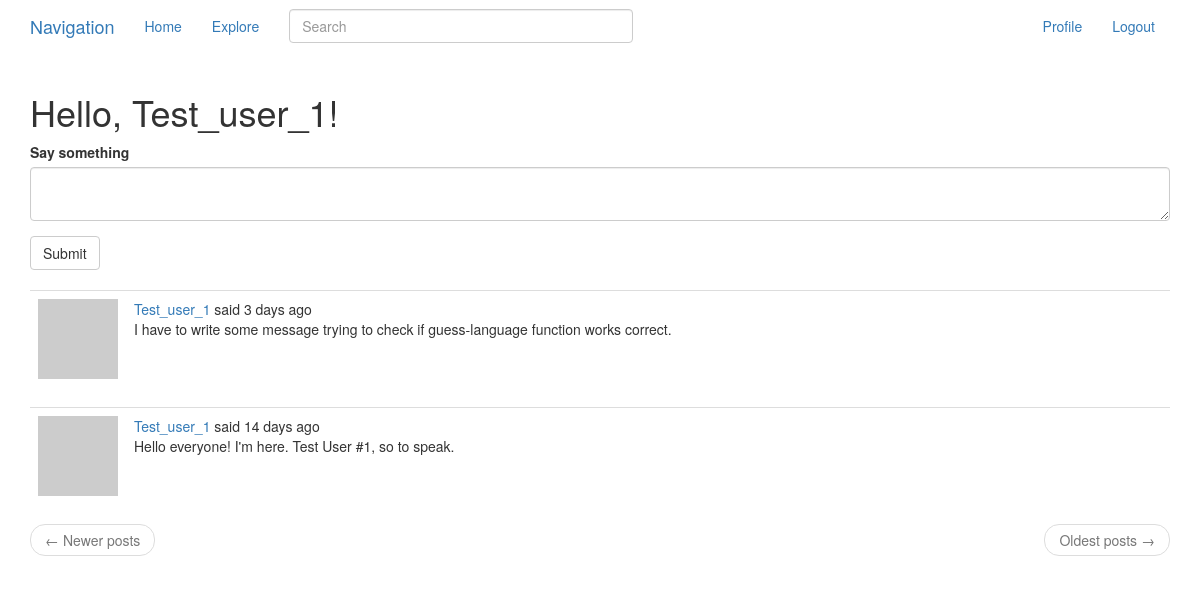
The page /index (signed in) on the database as committed earlier.
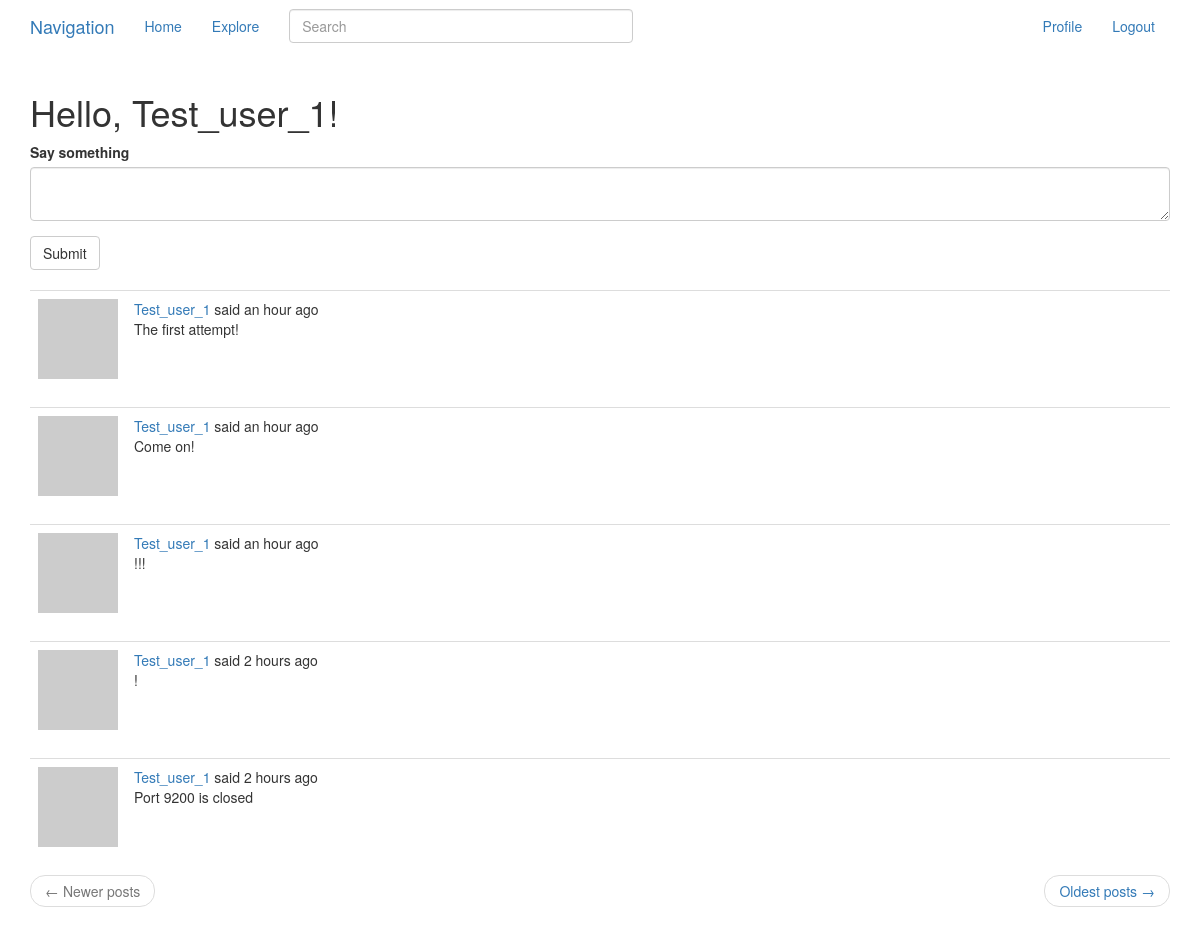
The same page on the database as committed later.
### app/models.py (models this page shows, shortened)
class SearchableMixin(object):
    @classmethod
    def before_commit(cls, session):
        session._changes = {
            'add': list(session.new),
            'update': list(session.dirty),
            'delete': list(session.deleted)
        }
    @classmethod
    def after_commit(cls, session):
        for obj in session._changes['add']:
            if isinstance(obj, SearchableMixin):
                add_to_index(obj.__tablename__, obj)
        for obj in session._changes['update']:
            if isinstance(obj, SearchableMixin):
                add_to_index(obj.__tablename__, obj)
        for obj in session._changes['delete']:
            if isinstance(obj, SearchableMixin):
                remove_from_index(obj.__tablename__, obj)
        session._changes = None

class Post(SearchableMixin, db.Model):
    __searchable__ = ['body']
    id = db.Column(db.Integer, primary_key = True)
    body = db.Column(db.String(140))
    timestamp = db.Column(db.DateTime, index = True, default = datetime.utcnow)
    user_id = db.Column(db.Integer, db.ForeignKey('user.id'))
    language = db.Column(db.String(8))

### app/routes.py (the view, shortened to what this page needs)
@app.route('/', methods = ['GET', 'POST'])
@app.route('/index', methods = ['GET', 'POST'])
@login_required
def index():
    form = PostForm()
    page = request.args.get('page', 1, type = int)
    posts = current_user.followed_posts()\
        .paginate(page = page, per_page = app.config['POSTS_PER_PAGE'], error_out = False)
    next_page = url_for('index', page = posts.next_num) if posts.has_next else None
    prev_page = url_for('index', page = posts.prev_num) if posts.has_prev else None
    return render_template('index.html', title = _('Home'),
                           form = form, posts = posts.items,
                           next_page = next_page, prev_page = prev_page)

### app/forms.py
class SearchForm(FlaskForm):
    q = StringField(_('Search'), validators = [DataRequired()])
    def __init__(self, *args, **kwargs):
        if 'formdata' not in kwargs:
            kwargs['formdata'] = request.args
        if 'csrf_enabled' not in kwargs:
            kwargs['csrf_enabled'] = False
        super(SearchForm, self).__init__(*args, **kwargs)

class PostForm(FlaskForm):
    post = TextAreaField(_babel('Say something'), validators=[DataRequired(), Length(min = 1, max = 140)])
    submit = SubmitField()

### app/models.py (called while the page is built)
@login.user_loader
def load_user(id):
    return User.query.get(int(id))

    def avatar(self, size):
        digest = md5(self.email.lower().encode('utf-8')).hexdigest()
        return 'https://www.gravatar.com/avatar/{}?d=robohash&s={}'.format(digest, size)

    def followed_posts(self):
        followed = Post.query\
            .join(followers, (followers.c.followed_id == Post.user_id))\
            .filter(followers.c.followed_id == self.id)
        own = Post.query.filter_by(user_id = self.id)
        return followed.union(own).order_by(Post.timestamp.desc())

### app/templates/index.html
{% extends "_layout.html" %}
{% import 'bootstrap/wtf.html' as wtf %}
{% block app_content %}
    <h1>{{ _('Hello, %(username)s', username=current_user.username) }}!</h1>
    {% if form %}
    {{ wtf.quick_form(form) }}
    <br>
    {% endif %}
    {% for post in posts %}
        {% include '_post.html' %}
    {% endfor %}
    <nav aria-label="...">
        <ul class="pager">
            <li class="previous {% if not prev_page %}disabled{% endif %}">
                <a href="{{ prev_page or '#' }}">
                    <span aria-hidden="true">&larr;</span> {{ _('Newer posts') }}
                </a>
            </li>
            <li class="next {% if not next_page %}disabled{% endif %}">
                <a href="{{ next_page or '#'}}">
                    {{ _('Oldest posts') }} <span aria-hidden="true">&rarr;</span>
                </a>
            </li>
        </ul>
    </nav>
{% endblock %}

### app/templates/_post.html (shortened to what this page needs)
<table class="table table-hover">
    <tr>
        <td width="70px">
            <a href="{{ url_for('user', username = post.author.username) }}">
                <img src="{{ post.author.avatar(70) }}" />
            </a>
        </td>
        <td>
            {{ _('%(username)s said %(when)s', username = link_of_user, when = moment(post.timestamp).fromNow()) }}
            <br>
            <span id="post{{ post.id }}">
                {{ post.body }}
            </span>
        </td>
    </tr>
</table>

Rows that differ between the two databases and show on the page:
no longer on this page (row unchanged): Post: body "I have to write some message trying to check if guess-language function works correct."
no longer on this page (row unchanged): Post: body "Hello everyone! I'm here. Test User #1, so to speak."
added Post: body "The first attempt!"
added Post: body "Come on!"
added Post: body "!!!"
added Post: body "!"
added Post: body "Port 9200 is closed"
